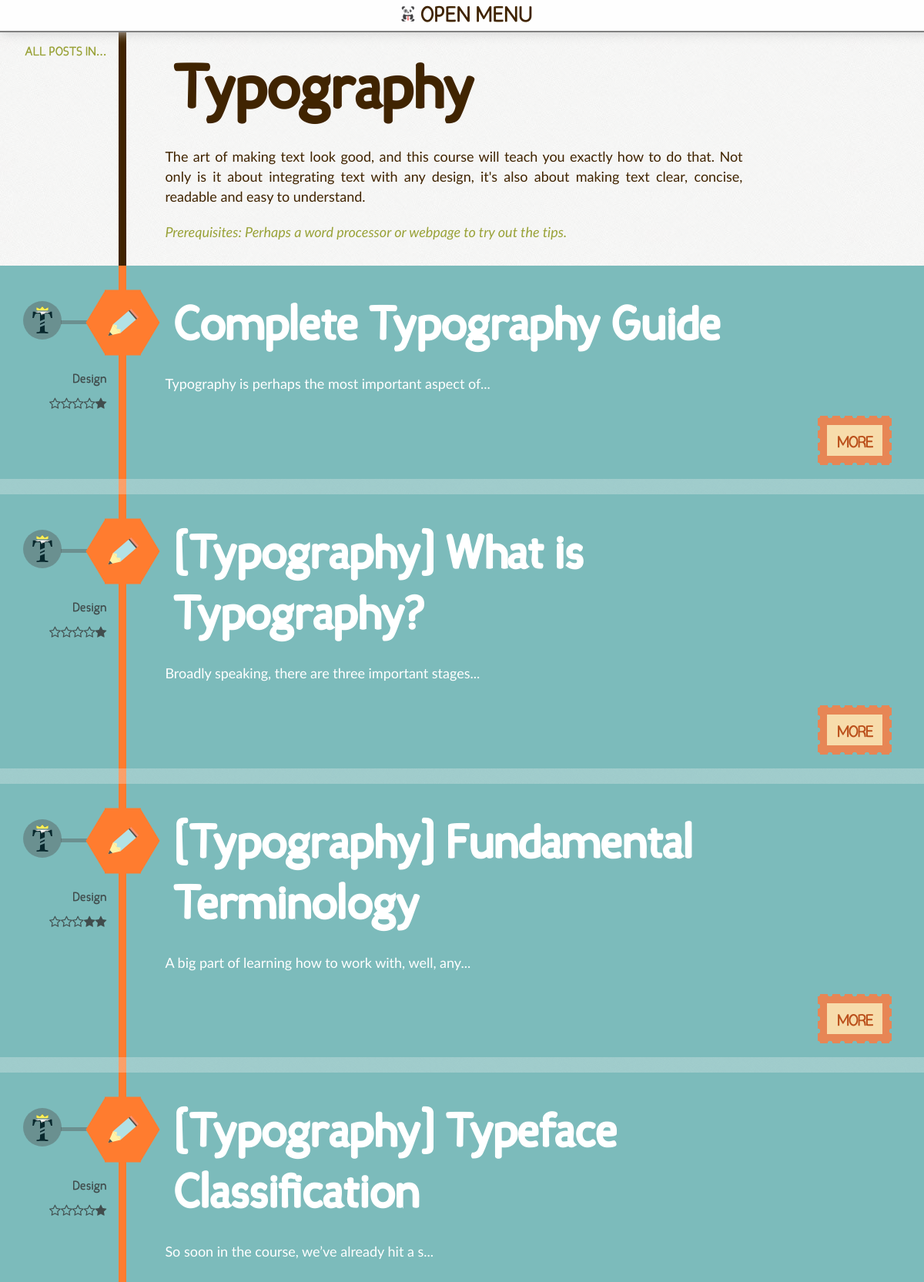
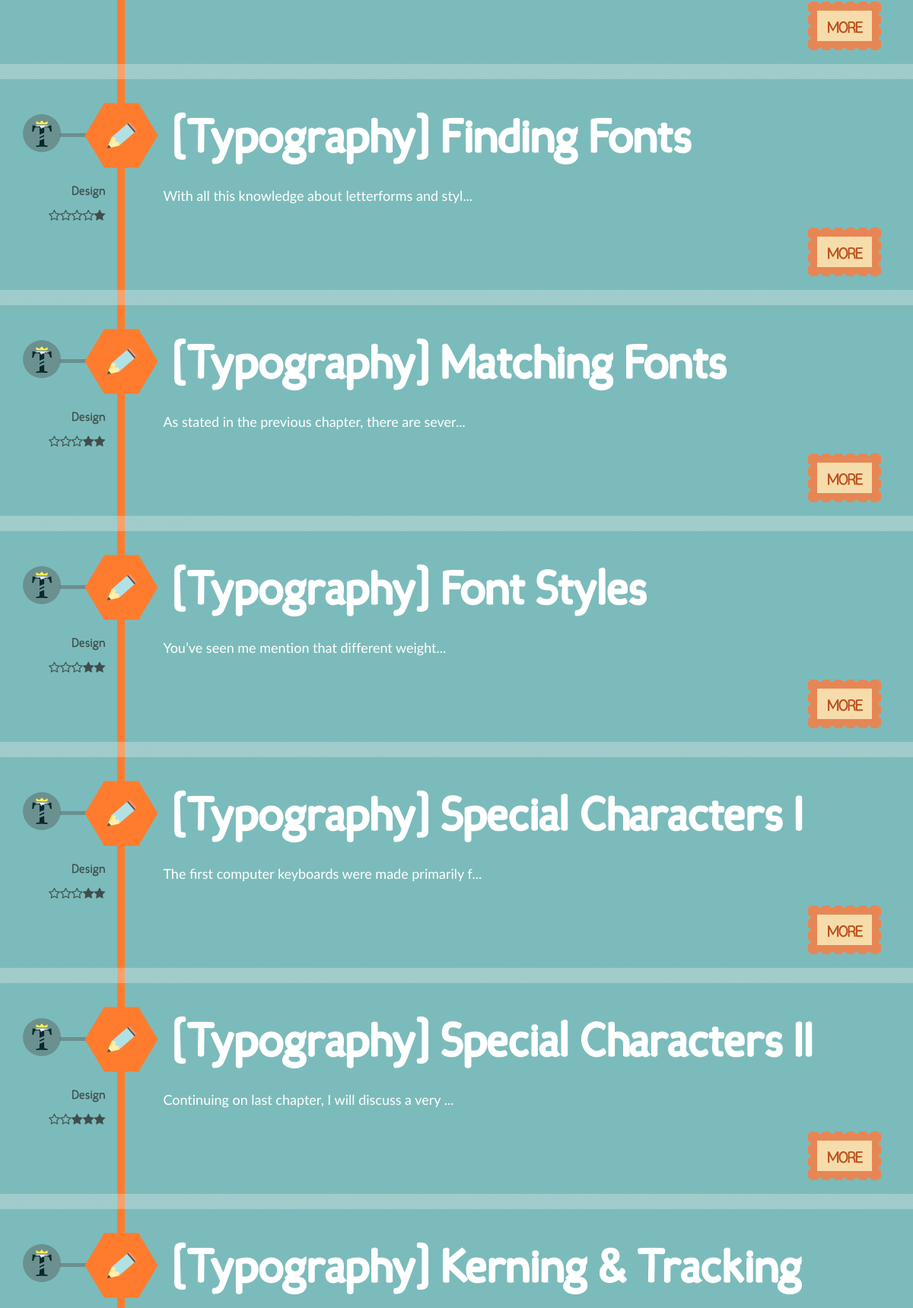
The page /Design/overview/Typography (upper part) on the database its author committed (2 pictures, top to bottom).
### tables this page shows
CREATE TABLE IF NOT EXISTS `categories` (
  `id` int(11) NOT NULL AUTO_INCREMENT,
  `cat` varchar(100) NOT NULL,
  `desc` longtext NOT NULL,
  `pre` varchar(200) NOT NULL,
  PRIMARY KEY (`id`)
);

CREATE TABLE IF NOT EXISTS `articles` (
  `id` int(11) NOT NULL AUTO_INCREMENT,
  `title` varchar(100) NOT NULL,
  `post` longtext NOT NULL,
  `slur` varchar(100) NOT NULL,
  `cat` varchar(100) NOT NULL,
  `subcat` varchar(100) NOT NULL,
  `video` varchar(100) NOT NULL,
  `diff` int(11) NOT NULL,
  `quiz` varchar(3000) NOT NULL,
  PRIMARY KEY (`id`),
  UNIQUE KEY `id` (`id`),
  FULLTEXT KEY `post` (`post`)
);

### overview.php (the view, shortened to what this page needs)
<?php require_once('header.php'); ?>
		<div style="width:100%;display:table;padding:0px;margin:0px;">
			<section class="tableRow">
				<div class="leftOne"><span><span class="overviewSmallText">ALL POSTS IN...</span></span></div>
				<div class="rightOne"><h1 style="margin-bottom:0px;"><?php echo $displayAbove; ?></h1><p><?php echo $sql2['desc']; ?></p><p class="overviewSmallText"><em>Prerequisites: <?php echo $preReq ?></em></p>
				</div>
			</section>
			<?php if($SLUR == "") { ?>
			<section style="display:table-row;">
				<div class="leftOne"><span><span class="overviewSmallText">OPTIONS...</span></span></div>
				<div class="rightOne" id="overviewOptionText">
				<?php if($indexStructureType == 0) {
					echo "Switch to <em><strong onClick=\"document.cookie='indexStructure=1; path=/';window.location.reload(false);\">display tutorials</strong></em> (instead of complete courses)";
				} else if($indexStructureType == 1) {
					echo "Switch to <em><strong onClick=\"document.cookie='indexStructure=0; path=/';window.location.reload(false);\">display courses</strong></em> (instead of seperate tutorials)";
				} ?>
				</div>
			</section>
			<?php } else {
				$indexStructureType = 1;
			}
			if($indexStructureType == 0) { ?>
			<?php
				$lowBound = ($page-1)*12;
				$sql = mysqli_query($conn, "SELECT * FROM `articles` WHERE `cat`='$CAT' AND `subcat` !='' GROUP BY `subcat` ORDER BY `id` DESC LIMIT $lowBound,12");
				echo '</div><div style="width:100%;"><div class="indexTable">';
				while($row = mysqli_fetch_assoc($sql)) {
					$subCatDash = implode("-",explode(" ",$row['subcat']));
					$path = 'icon/' . $subCatDash . '.svg';
					$myStyle = getTheStyle($row['cat']);
					$subCatDash = str_replace("&","%26", $subCatDash);
					$theLink = $row['cat'] . '/overview/' . $subCatDash;
					echo '<div style="background-image:url(' . $path . ');" class="' . $myStyle . '"><a style="display:block;width:100%;height:100%;" href="' . $theLink . '"><span class="insideIndexTable">' . $row['subcat'] . '</span></a></div>';
				}
				echo '</div></div>';
				$sql = mysqli_query($conn, "SELECT * FROM `articles` WHERE `cat`='$CAT' AND `subcat` !='' GROUP BY `subcat` ");
				$useIndexPaging = true;
				require_once('pageNav.php');
			?>
			<?php } else if($indexStructureType == 1) { ?>
			<?php
				while($row = mysqli_fetch_assoc($sql)) {
					$newPost = '<p>' . substr(strip_tags($row['post']),0,50) . '...</p>';
					$cat = $row['cat'];
					$myStyle = getTheStyle($cat);
					$insertCat = '<a href="' . $cat . '" title="Category">' . $cat . '</a>';
					$subCat = $row['subcat'];
					if($subCat == '') {
						$subCat = '<span><em>Standalone Article</em></span>';
						$path = 'icon/NONE.svg';
					} else {
						$subCatDash = implode("-",explode(" ",$subCat));
						$path = 'icon/' . $subCatDash . '.svg';
						$subCatDash = str_replace("&","%26", $subCatDash);
						$subCat = '<a href="' . $cat . '/overview/' . $subCatDash . '">' . $subCat . '</a>';
					}
					$diff = getTheDiff($row['diff']);
					$diff = '<a href="difficulty/' . $row['diff'] . '" title="Difficulty">' . $diff . '</a>';
					$myLink = '' . $cat . '/' . $row['slur'];
					$addIcon = '';
					if(file_exists($path)) {
						$addIcon = '<div class="subCatCircle" style="background-image:url( ' . $path . ')"></div><div class="subCatLine"></div>';
					}
					if($SLUR == 'sub') {
						$leftInfo = '<span style="margin-top:120px;">' . $insertCat . '</span><br/><span>' . $diff . '</span>';
					} else if($SLUR == 'diff') {
						$leftInfo = '<span style="margin-top:120px;">' . $insertCat . '</span><br/><span>' . $subCat . '</span>';
					} else {
						$leftInfo = '<span style="margin-top:120px;">' . $subCat .'</span><br/><span>' . $diff . '</span>';
					}
					echo '<section class="tableRow"><div class="leftOne ' . $myStyle . '">' . $addIcon . '<div class="hexSmall" data-heading="heading' . $counter . '" style="background-image:url(icon/' . $cat . '.svg)"></div>' . $leftInfo . '</div><div class="rightOne ' . $myStyle . '"><h1 style="margin-bottom:0px;font-size:60px;margin-top:16px;" id="heading' . $counter . '"><a href="' . $myLink . '">' . $row['title'] . '</a></h1>' . $newPost . '<div class="readMore"><a href="' . $myLink . '">MORE</a></div></div></section>';
					echo '<section class="tableRow" style="opacity:0.7;"><div class="leftOne ' . $myStyle . '"></div><div class="rightOne ' . $myStyle . '"></div></section>';
					$counter++;
				}
			?>
					</div>
			<?php } ?>
	</article>
<?php require_once('footer.php'); ?>

### header.php (shortened to what this page needs)
<!DOCTYPE html>
<html lang="en-UK">
<?php require_once('db.php'); ?>
<?php
function getTheStyle($cat) {
	$myStyle = 'style0';
	switch($cat) {
		case 'Design':
			$myStyle = 'style2';
			break;
	}
	return $myStyle;
}
function getTheDiff($diff) {
	$text = '';
	for($i=0;$i<5;$i++) {
		if($i >= 5-$diff) {
			$text .= '<i class="fa fa-star"></i>';
		} else {
			$text .= '<i class="fa fa-star-o"></i>';
		}
	}
	return $text;
}
if(isset($_GET['page'])) {
	$page = $_GET['page'];
} else {
	$page = 1;
}
?>
<head>
<?php
$currentPageName = basename($_SERVER['PHP_SELF']);
if($currentPageName == 'article.php') {
	if(isset($_GET['cat']) && isset($_GET['name'])) {
		$CAT = $_GET['cat'];
		$SLUR = $_GET['name'];
		$sql = mysqli_query($conn, "SELECT * FROM `articles` WHERE `cat`='$CAT' AND `slur`='$SLUR' ");
		$row = mysqli_fetch_assoc($sql);
	} else {
		$randNum = mt_rand(1,440);
		$sql = mysqli_query($conn, "SELECT * FROM `articles` WHERE id >= $randNum ORDER BY id LIMIT 1");
		$row = mysqli_fetch_assoc($sql);
		$CAT = $row['cat'];
		$SLUR = $row['slur'];
	}
	$counter = -1;
	$preferredTitle = $row['title'];
} else if($currentPageName == 'overview.php') {
	$CAT = $_GET['cat'];
	if(isset($_GET['name'])) {
		$SLUR = $_GET['name'];
	} else {
		$SLUR = '';
	}
	$displayAbove = $CAT;
	if($SLUR == 'diff') {
		$displayAbove = getTheDiffText($CAT);
	} else if($SLUR == 'sub') {
		$displayAbove = implode(" ",explode("-",$CAT));
		$CAT = $displayAbove;
	}
	$sql2 = mysqli_fetch_assoc(mysqli_query($conn, "SELECT * FROM `categories` WHERE `cat`='$displayAbove' "));
	$preReq = $sql2['pre'];
	$lowBound = ($page-1)*10;
	if($SLUR == 'sub') {
		$sql = mysqli_query($conn, "SELECT * FROM `articles` WHERE `subcat`='$CAT' ORDER BY `id` ASC LIMIT $lowBound,10");
	} else if($SLUR == 'diff') {
		$sql = mysqli_query($conn, "SELECT * FROM `articles` WHERE `diff`='$CAT' LIMIT $lowBound,10 ");
	}
	$counter = 0;
} else if($currentPageName == 'search.php') {
	$search = str_replace('"','',str_replace("'", '', strip_tags($_GET['searchTerms'])));
	$saveSearch = $search;
	$search = strtolower($search);
	$search = str_replace("how to ","",$search);
	$searchSpecial = "+" . str_replace(" "," +",$search);
	$lowBound = ($page-1)*10;
	$chosenSQL = '';
	$theQuery = "SELECT * FROM `articles` WHERE MATCH(post) AGAINST('$searchSpecial' IN BOOLEAN MODE)";
	$theQuery .= "OR LOWER(REPLACE(title, ' ', '')) = LOWER(REPLACE('$search', ' ', '')) ";
	$theQuery .= "OR LOWER(REPLACE(cat, ' ', '')) = LOWER(REPLACE('$search', ' ', '')) ";
	$theQuery .= "OR LOWER(REPLACE(subcat, ' ', '')) = LOWER(REPLACE('$search', ' ', '')) ";
	$theQuery .= " ORDER BY MATCH(post) AGAINST('$searchSpecial' IN BOOLEAN MODE) DESC";
	$chosenSQL = $theQuery;
	$theQuery .= " LIMIT $lowBound,10";
	$sql = mysqli_query($conn,$theQuery);
	$displayAbove = '';
	if(mysqli_num_rows($sql) == 0) {
		$theQuery = "SELECT * FROM `articles` WHERE MATCH(post) AGAINST('$search' IN BOOLEAN MODE) ";
		$theQuery .= " ORDER BY MATCH(post) AGAINST('$searchSpecial' IN BOOLEAN MODE) DESC";
		$chosenSQL = $theQuery;
		$theQuery .= " LIMIT $lowBound,10";
		$sql = mysqli_query($conn,$theQuery);
		$displayAbove = '<p class="overviewSmallText"><em>Could not find exact results, displaying what we think you meant.</em></p>';
	}
	$counter = 0;
	$preferredTitle = 'Search Results for ' . $saveSearch;
} else if($currentPageName == 'action.php') {
	if(isset($_GET['type'])) {
		if($_GET['type'] == 'faq') {
			$preferredTitle = 'F.A.Q';
		} else {
			$preferredTitle = ucfirst($_GET['type']);
		}
	} else {
		$preferredTitle = 'Donate';
	}
}
?>
<link rel="stylesheet" type="text/css" href="mainStyles.css" />
<link rel="stylesheet" href="https://maxcdn.bootstrapcdn.com/font-awesome/4.6.1/css/font-awesome.min.css">
</head>
<body>
	<header id="headerContainer">
		<div id="mobileHeader" style="text-align:center;font-size:28px !important;">
			<span id="openMenuBtn"><span></span> OPEN MENU</span>
		</div>
	</header>
	<article id="main">

### rows shown on the page
categories: desc "The art of making text look good, and this course will teach you exactly how to do that. Not only is it about integrating text with any design, it's also about making text clear, concise, readable and easy to understand.", pre "Perhaps a word processor or webpage to try out the tips."
articles: subcat (picture), cat (picture), cat "Design", diff 1 (drawn), title "Complete Typography Guide", post "Typography is perhaps the most important aspect of"
articles: subcat (picture), cat (picture), cat "Design", diff 1 (drawn), title "[Typography] What is Typography?", post "Broadly speaking, there are three important stages"
articles: subcat (picture), cat (picture), cat "Design", diff 2 (drawn), title "[Typography] Fundamental Terminology", post "A big part of learning how to work with, well, any"
articles: subcat (picture), cat (picture), cat "Design", diff 1 (drawn), title "[Typography] Typeface Classification", post "So soon in the course, we’ve already hit a s"
articles: subcat (picture), cat (picture), cat "Design", diff 1 (drawn), title "[Typography] Finding Fonts", post "With all this knowledge about letterforms and styl"
articles: subcat (picture), cat (picture), cat "Design", diff 2 (drawn), title "[Typography] Matching Fonts", post "As stated in the previous chapter, there are sever"
articles: subcat (picture), cat (picture), cat "Design", diff 2 (drawn), title "[Typography] Font Styles", post "You’ve seen me mention that different weight"
articles: subcat (picture), cat (picture), cat "Design", diff 2 (drawn), title "[Typography] Special Characters I", post "The first computer keyboards were made primarily f"
articles: subcat (picture), cat (picture), cat "Design", diff 3 (drawn), title "[Typography] Special Characters II", post "Continuing on last chapter, I will discuss a very"
articles: subcat (picture), cat (picture), title "[Typography] Kerning & Tracking"

### other values the page prints
$displayAbove "Typography"
